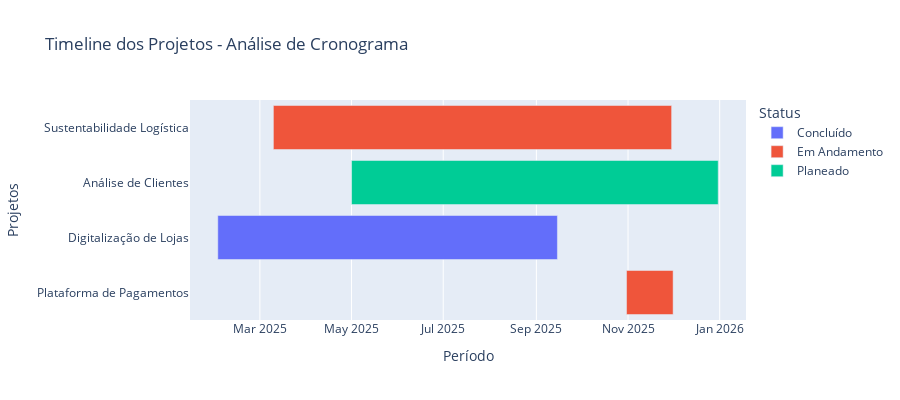
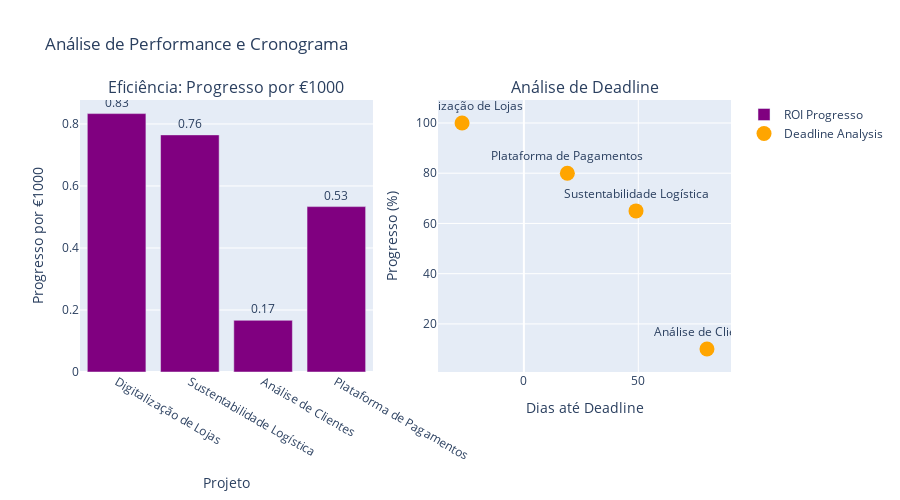

The cell these charts' notebook holds for them, in order:
### Markdown cell above
## 4. Análise Temporal e de Performance

### 4.1 Linha do Tempo dos Projetos

A análise temporal permite compreender o cronograma de execução e identificar sobreposições de recursos.

### Code cell
# Análise temporal - Gráfico de Gantt
fig = px.timeline(df, 
                  x_start="Data_Inicio", 
                  x_end="Data_Fim", 
                  y="Projeto",
                  color="Status",
                  hover_data=['Investimento (€)', 'Progresso (%)', 'Responsavel'],
                  title="Timeline dos Projetos - Análise de Cronograma")

fig.update_yaxes(categoryorder="total ascending")
fig.update_layout(height=400, xaxis_title="Período", yaxis_title="Projetos")
fig.show()

# Análise de eficiência: ROI por progresso
df['ROI_Progresso'] = df['Progresso (%)'] / (df['Investimento (€)'] / 1000)  # Progresso por mil euros

# Gráfico de performance
fig = make_subplots(
    rows=1, cols=2,
    subplot_titles=['Eficiência: Progresso por €1000', 'Análise de Deadline'],
    specs=[[{"type": "bar"}, {"type": "scatter"}]]
)

# Eficiência de investimento
fig.add_trace(
    go.Bar(x=df['Projeto'], 
           y=df['ROI_Progresso'],
           text=df['ROI_Progresso'].round(2),
           textposition='outside',
           marker_color='purple',
           name='ROI Progresso'),
    row=1, col=1
)

# Análise de deadline (tempo restante vs progresso)
df['Dias_Restantes'] = (df['Data_Fim'] - pd.Timestamp.now()).dt.days
fig.add_trace(
    go.Scatter(x=df['Dias_Restantes'], 
               y=df['Progresso (%)'],
               text=df['Projeto'],
               mode='markers+text',
               textposition='top center',
               marker=dict(size=15, color='orange'),
               name='Deadline Analysis'),
    row=1, col=2
)

fig.update_layout(height=500, title_text="Análise de Performance e Cronograma")
fig.update_xaxes(title_text="Projeto", row=1, col=1)
fig.update_yaxes(title_text="Progresso por €1000", row=1, col=1)
fig.update_xaxes(title_text="Dias até Deadline", row=1, col=2)
fig.update_yaxes(title_text="Progresso (%)", row=1, col=2)
fig.show()

print("=== ANÁLISE DE PERFORMANCE ===")
print("Eficiência (Progresso por €1000 investidos):")
for _, row in df.iterrows():
    print(f"• {row['Projeto']}: {row['ROI_Progresso']:.2f} pontos/€1000")

print(f"\n=== ANÁLISE DE DEADLINES ===")
for _, row in df.iterrows():
    dias_rest = row['Dias_Restantes']
    status_deadline = "ATRASADO" if dias_rest < 0 else "EM DIA" if dias_rest > 30 else "ATENÇÃO"
    print(f"• {row['Projeto']}: {dias_rest} dias restantes ({status_deadline})")

### Figure 1 — Plotly figure (JSON) as saved in the notebook; plotly's stock layout.template omitted (floating-point values rounded to 4 significant figures)
{"data": [{"alignmentgroup": "True", "base": ["2025-02-01T00:00:00"], "customdata": [[120000, 100, "Ana Silva"]], "hovertemplate": "Status=Concluído<br>Data_Inicio=%{base}<br>Data_Fim=%{x}<br>Projeto=%{y}<br>Investimento (€)=%{customdata[0]}<br>Progresso (%)=%{customdata[1]}<br>Responsavel=%{customdata[2]}<extra></extra>", "legendgroup": "Concluído", "marker": {"color": "#636efa", "pattern": {"shape": ""}}, "name": "Concluído", "offsetgroup": "Concluído", "orientation": "h", "showlegend": true, "textposition": "auto", "type": "bar", "x": [19526400000], "xaxis": "x", "y": ["Digitalização de Lojas"], "yaxis": "y"}, {"alignmentgroup": "True", "base": ["2025-03-10T00:00:00", "2025-12-01T00:00:00"], "customdata": [[85000, 65, "Bruno Costa"], [150000, 80, "Marta Lopes"]], "hovertemplate": "Status=Em Andamento<br>Data_Inicio=%{base}<br>Data_Fim=%{x}<br>Projeto=%{y}<br>Investimento (€)=%{customdata[0]}<br>Progresso (%)=%{customdata[1]}<br>Responsavel=%{customdata[2]}<extra></extra>", "legendgroup": "Em Andamento", "marker": {"color": "#EF553B", "pattern": {"shape": ""}}, "name": "Em Andamento", "offsetgroup": "Em Andamento", "orientation": "h", "showlegend": true, "textposition": "auto", "type": "bar", "x": [22896000000, -2678400000], "xaxis": "x", "y": ["Sustentabilidade Logística", "Plataforma de Pagamentos"], "yaxis": "y"}, {"alignmentgroup": "True", "base": ["2025-05-01T00:00:00"], "customdata": [[60000, 10, "João Mendes"]], "hovertemplate": "Status=Planeado<br>Data_Inicio=%{base}<br>Data_Fim=%{x}<br>Projeto=%{y}<br>Investimento (€)=%{customdata[0]}<br>Progresso (%)=%{customdata[1]}<br>Responsavel=%{customdata[2]}<extra></extra>", "legendgroup": "Planeado", "marker": {"color": "#00cc96", "pattern": {"shape": ""}}, "name": "Planeado", "offsetgroup": "Planeado", "orientation": "h", "showlegend": true, "textposition": "auto", "type": "bar", "x": [21081600000], "xaxis": "x", "y": ["Análise de Clientes"], "yaxis": "y"}], "layout": {"barmode": "overlay", "height": 400, "legend": {"title": {"text": "Status"}, "tracegroupgap": 0}, "title": {"text": "Timeline dos Projetos - Análise de Cronograma"}, "xaxis": {"anchor": "y", "domain": [0, 1], "title": {"text": "Período"}, "type": "date"}, "yaxis": {"anchor": "x", "categoryorder": "total ascending", "domain": [0, 1], "title": {"text": "Projetos"}}}}

### Figure 2 — Plotly figure (JSON) as saved in the notebook; plotly's stock layout.template omitted (floating-point values rounded to 4 significant figures)
{"data": [{"marker": {"color": "purple"}, "name": "ROI Progresso", "text": [0.83, 0.76, 0.17, 0.53], "textposition": "outside", "type": "bar", "x": ["Digitalização de Lojas", "Sustentabilidade Logística", "Análise de Clientes", "Plataforma de Pagamentos"], "xaxis": "x", "y": [0.8333, 0.7647, 0.1667, 0.5333], "yaxis": "y"}, {"marker": {"color": "orange", "size": 15}, "mode": "markers+text", "name": "Deadline Analysis", "text": ["Digitalização de Lojas", "Sustentabilidade Logística", "Análise de Clientes", "Plataforma de Pagamentos"], "textposition": "top center", "type": "scatter", "x": [-27, 49, 80, 19], "xaxis": "x2", "y": [100, 65, 10, 80], "yaxis": "y2"}], "layout": {"annotations": [{"font": {"size": 16}, "showarrow": false, "text": "Eficiência: Progresso por €1000", "x": 0.225, "xanchor": "center", "xref": "paper", "y": 1, "yanchor": "bottom", "yref": "paper"}, {"font": {"size": 16}, "showarrow": false, "text": "Análise de Deadline", "x": 0.775, "xanchor": "center", "xref": "paper", "y": 1, "yanchor": "bottom", "yref": "paper"}], "height": 500, "title": {"text": "Análise de Performance e Cronograma"}, "xaxis": {"anchor": "y", "domain": [0, 0.45], "title": {"text": "Projeto"}}, "xaxis2": {"anchor": "y2", "domain": [0.55, 1], "title": {"text": "Dias até Deadline"}}, "yaxis": {"anchor": "x", "domain": [0, 1], "title": {"text": "Progresso por €1000"}}, "yaxis2": {"anchor": "x2", "domain": [0, 1], "title": {"text": "Progresso (%)"}}}}
